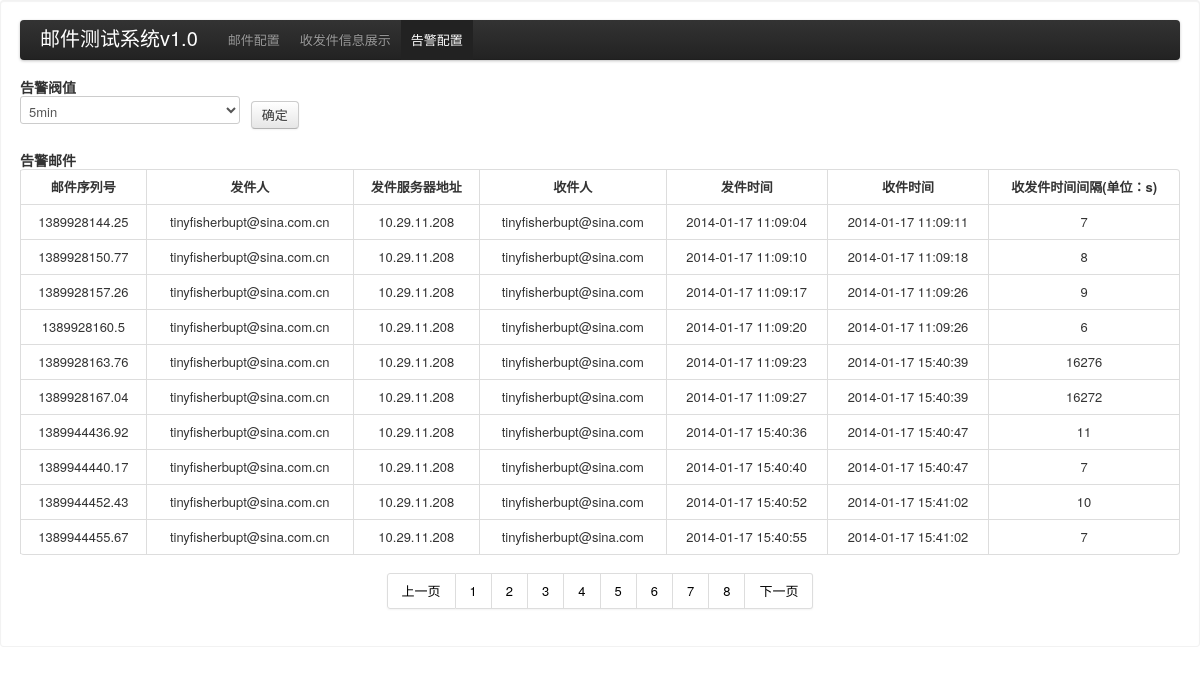
Screenshot of /mailtest/warn.php?page=2&warn_time=5 with the database file from the repository.
### tables this page shows
CREATE TABLE `mailtest` (
  `id` int(11) DEFAULT NULL,
  `seq` varchar(50) NOT NULL DEFAULT '',
  `senduser` varchar(50) DEFAULT NULL,
  `recuser` varchar(50) DEFAULT NULL,
  `sendserver` varchar(20) NOT NULL,
  `sendtime` datetime NOT NULL,
  `rectime` datetime NOT NULL,
  `timespace` int(11) NOT NULL,
  `warn` tinyint(1) NOT NULL,
  PRIMARY KEY (`seq`)
);

### mailtest/warn.php (the view, shortened to what this page needs)
<!DOCTYPE html>
<html lang="en">
<head>
     <link href="./bootstrap/css/bootstrap.css" rel="stylesheet">
</head>
<body onload="change()">
<div class="well">
<div class="navbar">
 <div class="navbar-inner">
   <div class="container">
        <a class="brand" href="#"> 邮件测试系统v1.0 </a>
		<ul class="nav">
        <li >
        <a href="index.php">邮件配置</a>
        </li>
        <li><a href="show.php">收发件信息展示</a></li>
        <li class="active"><a href="warn.php">告警配置</a></li>
        </ul>
   </div>
  </div>
</div>
<div>
<form action="warn.php" type="get">
	<div>
	<h4>告警阀值</h4>
	<select name="warn_time" id="warn_time" >
		<option value="5">5min</option>
	</select>
	&nbsp <button type="submit" class="btn" id="start" >确定</button>
	</div>
</form>
</div>
<div>
<div>
<h4>告警邮件</h4>
</div>
	<table class="table table-bordered">
	<tr>
	<th>邮件序列号</th>
	<th>发件人</th>
	<th>发件服务器地址</th>
	<th>收件人</th>
	<th>发件时间</th>
	<th>收件时间</th>
	<th>收发件时间间隔(单位：s)</th>
	</tr>
	<?php
	$warn_time=$_GET['warn_time'];
	$perNumber=10;
	$page=$_GET['page'];
	$count=mysql_query("select count(*) from mailtest where timespace > $warn_time");
	$rs=mysql_fetch_array($count);
	$totalNumber=$rs[0];
	$totalPage=ceil($totalNumber/$perNumber);
	$startCount=($page-1)*$perNumber;
	$result=mysql_query("select * from mailtest where timespace>$warn_time  limit $startCount,$perNumber");
	while ($row=mysql_fetch_array($result)) {
		  echo "<tr>";
		  echo "<td>" . $row['seq'] . "</td>";
		  echo "<td>" . $row['senduser'] . "</td>";
		  echo "<td>" . $row['sendserver'] . "</td>";
		  echo "<td>" . $row['recuser'] . "</td>";
		  echo "<td>" . $row['sendtime'] . "</td>";
		  echo "<td>" . $row['rectime'] . "</td>";
		  echo "<td>" . $row['timespace'] . "</td>";
		  echo "</tr>";
	}
?>
</table>
	</div>
	<div class="pagination" align="center">
	<ul>
	<?php
	if ($page != 1) {
	?>
		<li><a href="warn.php?page=<?php echo $page - 1;?>&warn_time=<?php  echo $warn_time; ?>">上一页</a></li>
	<?php
	}
	for ($i=1;$i<=$totalPage;$i++) {
	?>
		<li id="<?php echo $i ?>" ><a href="warn.php?page=<?php echo $i;?>&warn_time=<?php  echo $warn_time; ?>"><?php echo $i ;?></a></li>
	<?php
	}
	if ($page<$totalPage) {
	?>
		<li><a href="warn.php?page=<?php echo $page + 1;?>&warn_time=<?php  echo $warn_time; ?>">下一页</a></li>
	</ul>
	</div>
	<?php
	}
	?>
</div>
</body>

### rows the page displays
mailtest: seq "1389928144.25", senduser "tinyfisherbupt@sina.com.cn", sendserver "10.29.11.208", recuser "tinyfisherbupt@sina.com", sendtime "2014-01-17 11:09:04", rectime "2014-01-17 11:09:11", timespace "7"
mailtest: seq "1389928150.77", senduser "tinyfisherbupt@sina.com.cn", sendserver "10.29.11.208", recuser "tinyfisherbupt@sina.com", sendtime "2014-01-17 11:09:10", rectime "2014-01-17 11:09:18", timespace "8"
mailtest: seq "1389928157.26", senduser "tinyfisherbupt@sina.com.cn", sendserver "10.29.11.208", recuser "tinyfisherbupt@sina.com", sendtime "2014-01-17 11:09:17", rectime "2014-01-17 11:09:26", timespace "9"
mailtest: seq "1389928160.5", senduser "tinyfisherbupt@sina.com.cn", sendserver "10.29.11.208", recuser "tinyfisherbupt@sina.com", sendtime "2014-01-17 11:09:20", rectime "2014-01-17 11:09:26", timespace "6"
mailtest: seq "1389928163.76", senduser "tinyfisherbupt@sina.com.cn", sendserver "10.29.11.208", recuser "tinyfisherbupt@sina.com", sendtime "2014-01-17 11:09:23", rectime "2014-01-17 15:40:39", timespace "16276"
mailtest: seq "1389928167.04", senduser "tinyfisherbupt@sina.com.cn", sendserver "10.29.11.208", recuser "tinyfisherbupt@sina.com", sendtime "2014-01-17 11:09:27", rectime "2014-01-17 15:40:39", timespace "16272"
mailtest: seq "1389944436.92", senduser "tinyfisherbupt@sina.com.cn", sendserver "10.29.11.208", recuser "tinyfisherbupt@sina.com", sendtime "2014-01-17 15:40:36", rectime "2014-01-17 15:40:47", timespace "11"
mailtest: seq "1389944440.17", senduser "tinyfisherbupt@sina.com.cn", sendserver "10.29.11.208", recuser "tinyfisherbupt@sina.com", sendtime "2014-01-17 15:40:40", rectime "2014-01-17 15:40:47", timespace "7"
mailtest: seq "1389944452.43", senduser "tinyfisherbupt@sina.com.cn", sendserver "10.29.11.208", recuser "tinyfisherbupt@sina.com", sendtime "2014-01-17 15:40:52", rectime "2014-01-17 15:41:02", timespace "10"
mailtest: seq "1389944455.67", senduser "tinyfisherbupt@sina.com.cn", sendserver "10.29.11.208", recuser "tinyfisherbupt@sina.com", sendtime "2014-01-17 15:40:55", rectime "2014-01-17 15:41:02", timespace "7"
